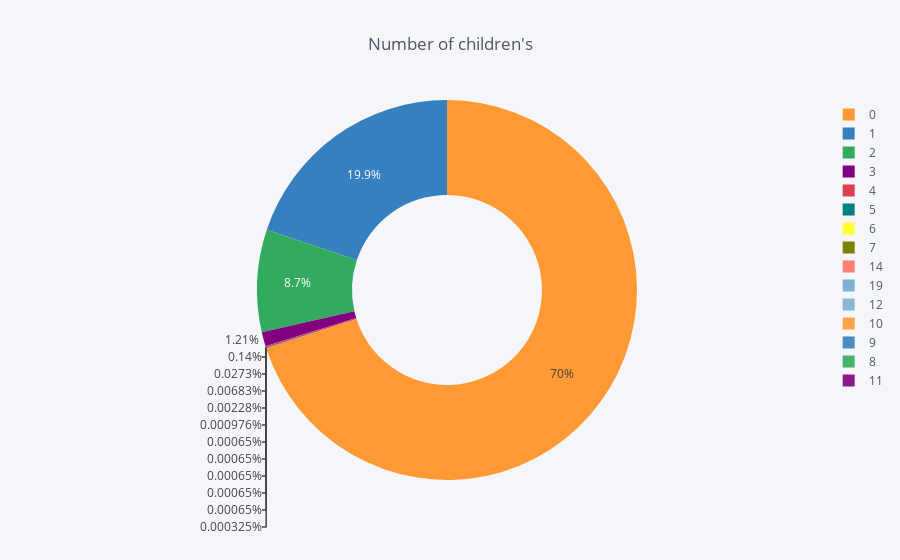

Notebook source saved alongside this figure:
### Code cell
temp = application_train["CNT_CHILDREN"].value_counts()
df = pd.DataFrame({'labels': temp.index,
                   'values': temp.values
                  })
df.iplot(kind='pie',labels='labels',values='values', title='Number of children\'s', hole = 0.5)

### Figure 1 — Plotly figure (JSON) as saved in the notebook; plotly's stock layout.template omitted (floating-point values rounded to 4 significant figures)
{"data": [{"hole": 0.5, "labels": [0, 1, 2, 3, 4, 5, 6, 7, 14, 19, 12, 10, 9, 8, 11], "marker": {"colors": ["rgba(255, 153, 51, 1.0)", "rgba(55, 128, 191, 1.0)", "rgba(50, 171, 96, 1.0)", "rgba(128, 0, 128, 1.0)", "rgba(219, 64, 82, 1.0)", "rgba(0, 128, 128, 1.0)", "rgba(255, 255, 51, 1.0)", "rgba(128, 128, 0, 1.0)", "rgba(251, 128, 114, 1.0)", "rgba(128, 177, 211, 1.0)", "rgba(128, 177, 211, 0.8999999999999999)", "rgba(255, 153, 51, 0.8999999999999999)", "rgba(55, 128, 191, 0.8999999999999999)", "rgba(50, 171, 96, 0.8999999999999999)", "rgba(128, 0, 128, 0.8999999999999999)"]}, "name": "", "type": "pie", "values": [215371, 61119, 26749, 3717, 429, 84, 21, 7, 3, 2, 2, 2, 2, 2, 1]}], "layout": {"legend": {"bgcolor": "#F5F6F9", "font": {"color": "#4D5663"}}, "paper_bgcolor": "#F5F6F9", "plot_bgcolor": "#F5F6F9", "title": "Number of children's", "titlefont": {"color": "#4D5663"}}}
